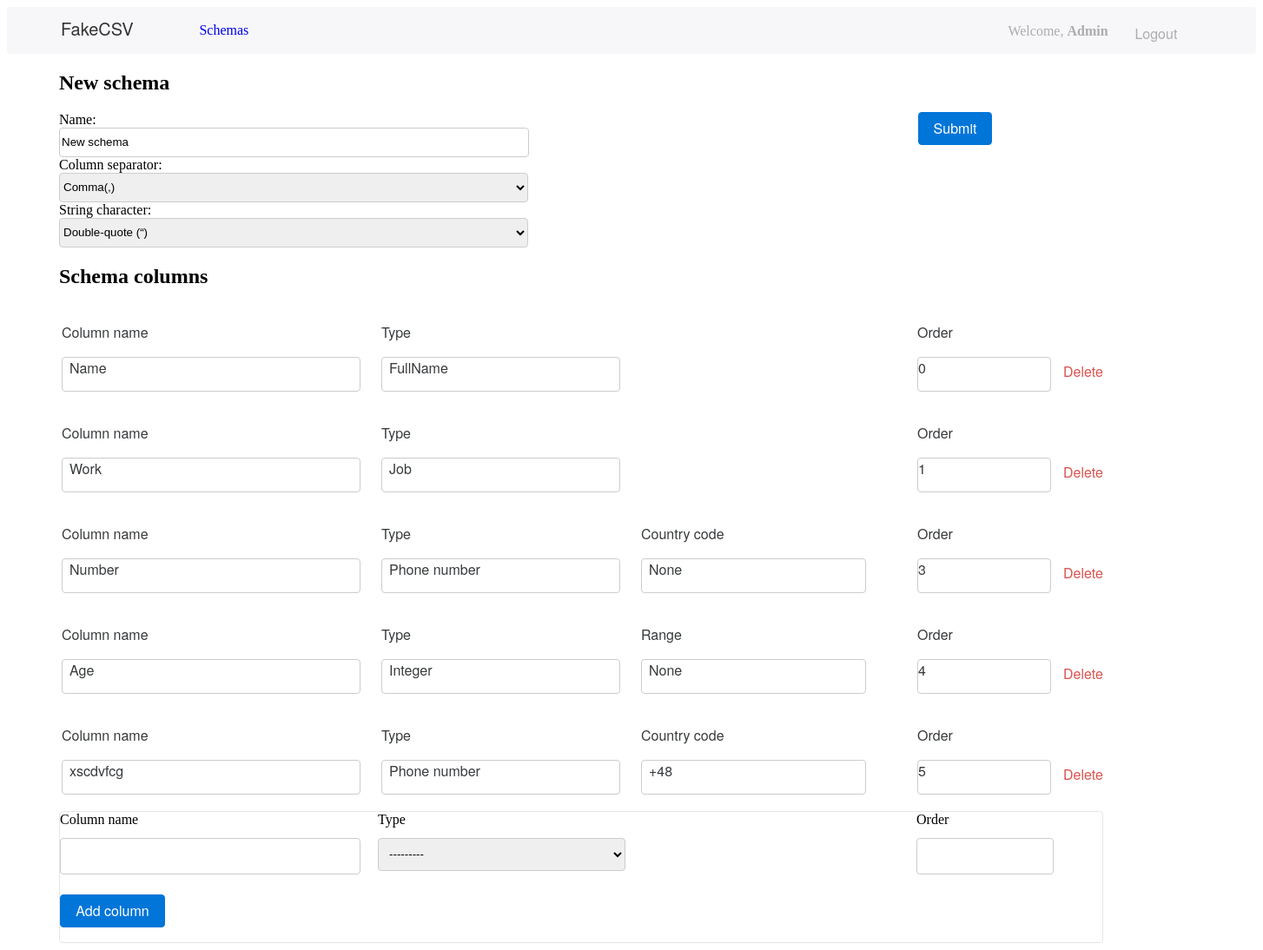
The app's page /add/ (signed in) with its own data.
### app/models.py (models this page shows, shortened)
class Schema(models.Model):
    schema_id = models.AutoField(primary_key=True)
    schema_user = models.ForeignKey(User, on_delete=models.CASCADE, related_name="schema_user")
    schema_name = models.TextField(max_length=128, verbose_name="Name")
    schema_column_separator = models.IntegerField(choices=SEPARATOR, default=0, verbose_name="Column separator")
    schema_string_character = models.IntegerField(choices=STRING_CHARACTER, default=0, verbose_name="String character")
    schema_columns = models.ManyToManyField(SchemaColumn, related_name="schema_columns")
    schema_last_modified = models.DateField(verbose_name="Modified", auto_now=True)
    @staticmethod
    def get_by_id(schema_id):
        return Schema.objects.filter(schema_id=schema_id).first()

class SchemaColumn(models.Model):
    column_id = models.AutoField(primary_key=True)
    column_name = models.TextField(max_length=128, verbose_name="Column name")
    column_type = models.ForeignKey(TypeOfData, on_delete=models.DO_NOTHING, verbose_name="Type",
                                    related_name="column_type")
    column_specific = models.TextField(max_length=64, null=True, blank=True)
    column_order = models.IntegerField(verbose_name="Order")
    class Meta:
        ordering = ["column_order"]
    def to_dict(self):
        return {
            "name": self.column_name,
            "type": self.column_type,
            "specific": self.column_specific,
            "order": self.column_order,
        }

class TypeOfData(models.Model):
    type_id = models.AutoField(primary_key=True)
    type_name = models.TextField(max_length=64, verbose_name="Type", unique=True)
    type_specific = models.IntegerField(choices=SPECIFICATOR, default=None, null=True, blank=True)
    def __str__(self):
        return f"{self.type_name}"
    def __repr__(self):
        return f"{self.__class__.__name__}({self.type_id})"

### app/views.py (the view, shortened to what this page needs)
# urls.py: re_path(r"^add/",views.create_schema,name="add"),
@login_required(login_url="/login/")
@csrf_exempt
def create_schema(request, schema_id=None):
    schema_id = schema_id or request.session.get("schema_id")
    schema = Schema.get_by_id(schema_id)
    if not schema:
        schema = Schema.create(request.user, "New schema", 0, 0)
        request.session["schema_id"] = schema.schema_id
    schema_form = SchemaForm(instance=schema)
    empty_column_form = SchemaColumnForm()
    for cl in schema.schema_columns.all():
        print(cl.to_dict())
        print(cl.column_type in [4,5])
    context = {
        "schema_form": schema_form,
        "empty_column_form": empty_column_form,
        "columns": schema.schema_columns.all(),
    }
    return render(request, "add.html", context)

### app/forms.py
class SchemaForm(forms.ModelForm):
    class Meta:
        model = Schema
        fields = ["schema_name", "schema_column_separator", "schema_string_character",]
        widgets = {
            'schema_name': forms.TextInput(),
        }

class SchemaColumnForm(forms.ModelForm):
    class Meta:
        model = SchemaColumn
        fields = ("column_name","column_type","column_order")
        widgets = {
            'column_name': forms.TextInput( attrs={"class":"content__add-form-name"}),
            'column_type': forms.Select(attrs={"class":"content__add-form-type"}),
            'column_order': forms.NumberInput(attrs={"class":"content__add-form-order"})
        }

### template/add.html (shortened to what this page needs)
{% extends "base.html" %}
{% block content %}
<div class="content_add">
  <h2 class="content__add-label">New schema</h2>
  <form class="content__add-schemaform" method="POST">
      <div>
        {{ schema_form }}
      </div>
      <button class="content__add-schemaform-button" type="submit">Submit</button>
  </form>
  <h2 class="content__add-label"> Schema columns </h2>
    <table id="id_columns_table" class="content__add-table">
      {% for column in columns  %}
      <tr class="content__add-tr">
        <td class="content__add-td">
            <p>Column name</p>
            <p class="content__add-name">{{column.column_name }}</p>
        </td>
        <td class="content__add-td">
          <p>Type</p>
          <p class="content__add-type">{{ column.column_type }}</p>
        </td>
        <td  class="content__add-specific-block">
            {%if column.column_type.type_name == "Phone number"%}
              <p>Country code</p>
              <p class="content__add-specific">{{column.column_specific}}</p>
            {% elif column.column_type.type_name == "Integer" %}
            <p>Range</p>
            <p class="content__add-specific">{{column.column_specific}}</p>
            {% endif %}
        </td>
        <td class="content__add-td">
          <p>Order</p>
          <p class="content__add-order">{{column.column_order }}</p>
        </td>
        <td class="content__add-link-block">
          <form id="id_delete_form_{{column.column_id}}" method="POST">
            <a href="#" onclick="submitForm('{{column.column_id}}')" class="content__add-link" >Delete</a>
          </form>
        </td>
      </tr>
      {% endfor %}
    </table>
  <form id="id_column_form" class="content__add-last_form"  method="POST">
      <div class="content__add-last_form_conteiner" >
        <div class="content__add-blocks">
          {{ empty_column_form.column_name.label }}
          {{ empty_column_form.column_name }}
        </div>
        <div class="content__add-blocks">
          {{ empty_column_form.column_type.label }}
          {{ empty_column_form.column_type }}
        </div>
        <div class="content__add-specific-form-block">
        </div>
        <div class="content__add-blocks">
          {{ empty_column_form.column_order.label }}
          {{ empty_column_form.column_order }}
        </div>
      </div>
      <button class="content__add-form-button" type="submit" onclick="addRowSendRequest()" >Add column</button>
  </form>
</div>
{% endblock %}

### template/base.html (shortened to what this page needs)
<!DOCTYPE html>
<html lang="en">
<head>
    {% load static %}
    <link rel="stylesheet" href="{% static 'css/style.css' %}">
</head>
<body>
  <header class="header">
    {% block header %}
      <div class="header">
        <div class="header__left">
          <h1 class="header__left-label">FakeCSV</h1>
            <a href="/" class="header__left-menu">Schemas</a>
        </div>
        <div class="header__right">
          <p class="header__right-welcome">Welcome, <b> {{user.username}} </b></p>
          <form action="/" class="header__right-logout" method="POST">
            <button class="header__right-button" type="submit">Logout</button>
          </form>
        </div>
      </div>
    {% endblock %}
  </header>
  <main class="content">
    {% block content %}{% endblock %}
  </main>
</body>
</html>

### template/static/css/style.css (style rules this page uses)
td { border: solid 1px #ECEEEF; text-align: left; font-family: 'Helvetica Neue'; font-style: normal; font-weight: 400; font-size: 16px; line-height: 24px; color: #373A3C; }
button { width: 85px; height: 38px; background: #0275D8; border: 1px solid #0275D8; border-radius: 4px; font-family: 'Helvetica Neue'; font-style: normal; font-weight: 400; font-size: 16px; line-height: 21px; color: #FFFFFF; }
.content { background: #FFF; margin: 0px 0px 0px 60px; }
.header,.header__left,.header__right { display: flex; }
.header { background: #F7F7F9; border-radius: 4px; }
.header__left { float: left; color: rgba(0, 0, 0, 0.8); }
.header__right { float: right; color: rgba(0, 0, 0, 0.3); }
.header__left-label { width: 142.9px; height: 17px; font-family: 'Helvetica Neue'; font-style: normal; font-weight: 500; font-size: 20px; line-height: 17px; margin: 16px 16.5px 21px 62px; }
.header__left-menu { text-decoration: none; width: 111.02px; height: 16px; margin: 18px 820px 20px 0px; }
.header__right-welcome { width: 129px; height: 16px; margin: 19px 0px 19px 0px; }
.header__right-button { width: 58px; height: 16px; background: #F7F7F9; color: rgba(0, 0, 0, 0.3); border: none; margin: 19px 86px 19px 11px; }
.content__add-last_form { border: 1px solid #E5E5E5; border-radius: 4px; width: 1200px; height: 150px; }
.content__add-schemaform { display: flex; }
.content__add-schemaform * { display: block; }
.content__add-schemaform-button { margin-left: 448px; margin-bottom: 15px; }
.content__add-last_form_conteiner { display: flex; height: 95px; }
.content__add-table { border: none; }
.content__add-td { border: none; }
.content__add-name { width: 334px; height: 38px; border: 1px solid #CCCCCC; border-radius: 4px; padding-left: 8px; margin-right:20px; }
.content__add-type { width: 265px; height: 38px; border: 1px solid #CCCCCC; border-radius: 4px; padding-left: 8px; margin-right: 20px; }
.content__add-specific-block { width: 249px; height: 38px; border: none; }
.content__add-specific { width: 249px; height: 38px; border: 1px solid #CCCCCC; border-radius: 4px; padding-left: 8px; margin-right: 55px; }
.content__add-order { width: 152px; height: 38px; border: 1px solid #CCCCCC; border-radius: 4px; margin-right: 10px; }
.content__add-link-block { border: none; padding-top: 35px; }
.content__add-link { text-decoration: none; width: 46px; height: 21px; line-height: 21px; color: #D9534F; }
#id_schema_column_separator, #id_schema_string_character { width: 540px; height: 34px; border: 1px solid #CCCCCC; border-radius: 4px; }
#id_schema_name { width: 535px; height: 30px; border: 1px solid #CCCCCC; border-radius: 4px; }
.content__add-blocks * { display: block; }
.content__add-form-name { width: 334px; height: 38px; border: 1px solid #CCCCCC; border-radius: 4px; padding-left: 8px; margin-right:20px; margin-top: 12px; }
.content__add-form-type { width: 285px; height: 38px; border: 1px solid #CCCCCC; border-radius: 4px; padding-left: 8px; margin-right: 15px; margin-top: 12px; }
.content__add-form-order { width: 152px; height: 38px; border: 1px solid #CCCCCC; border-radius: 4px; margin-right: 10px; margin-top: 12px; }
.content__add-specific-form-block { width: 250px; height: 38px; margin-right: 70px; }
.content__add-form-button { width: 121px; }

### records on screen
Schema: schema_name "New schema", schema_column_separator "Comma(,)", schema_string_character "Double-quote (“)"
SchemaColumn: column_name "Name", column_type "FullName", column_order "0"
SchemaColumn: column_name "Work", column_type "Job", column_order "1"
SchemaColumn: column_name "Number", column_type "Phone number", column_specific "None", column_order "3"
SchemaColumn: column_name "Age", column_type "Integer", column_specific "None", column_order "4"
SchemaColumn: column_name "xscdvfcg", column_type "Phone number", column_specific "+48", column_order "5"

### other values on screen
{{ user.username }} "Admin"
{{ empty_column_form.column_name.label }} "Column name"
{{ empty_column_form.column_type.label }} "Type"
{{ empty_column_form.column_order.label }} "Order"
